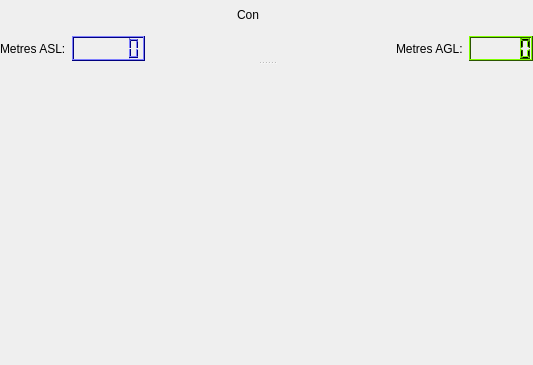
     <widget class="QSplitter" name="splitter">
      <property name="orientation">
       <enum>Qt::Vertical</enum>
      </property>
      <widget class="QWidget" name="layoutWidget">
       <layout class="QVBoxLayout" name="verticalLayout">
        <item>
         <layout class="QHBoxLayout" name="horizontalLayout_2">
          <item>
           <spacer name="horizontalSpacer_4">
            <property name="maximumSize">
             <size>
              <width>16777215</width>
              <height>25</height>
             </size>
            </property>
            <property name="orientation">
             <enum>Qt::Horizontal</enum>
            </property>
            <property name="sizeHint" stdset="0">
             <size>
              <width>174</width>
              <height>13</height>
             </size>
            </property>
           </spacer>
          </item>
          <item>
           <layout class="QHBoxLayout" name="Layout_connection">
            <item>
             <widget class="QLabel" name="Text_Condition">
              <property name="maximumSize">
               <size>
                <width>16777215</width>
                <height>30</height>
               </size>
              </property>
              <property name="text">
               <string>Con</string>
              </property>
             </widget>
            </item>
            <item>
             <widget class="QConditionWidget" name="Connection_Cond" native="true">
              <property name="minimumSize">
               <size>
                <width>30</width>
                <height>30</height>
               </size>
              </property>
              <property name="maximumSize">
               <size>
                <width>30</width>
                <height>30</height>
               </size>
              </property>
             </widget>
            </item>
           </layout>
          </item>
          <item>
           <spacer name="horizontalSpacer_5">
            <property name="maximumSize">
             <size>
              <width>16777215</width>
              <height>25</height>
             </size>
            </property>
            <property name="orientation">
             <enum>Qt::Horizontal</enum>
            </property>
            <property name="sizeHint" stdset="0">
             <size>
              <width>174</width>
              <height>13</height>
             </size>
            </property>
           </spacer>
          </item>
         </layout>
        </item>
        <item>
         <layout class="QHBoxLayout" name="horizontalLayout_3">
          <item>
           <spacer name="horizontalSpacer_6">
            <property name="orientation">
             <enum>Qt::Horizontal</enum>
            </property>
            <property name="sizeHint" stdset="0">
             <size>
              <width>37</width>
              <height>13</height>
             </size>
            </property>
           </spacer>
          </item>
          <item>
           <widget class="QLabel" name="Text_ASL">
            <property name="maximumSize">
             <size>
              <width>16777215</width>
              <height>25</height>
             </size>
            </property>
            <property name="text">
             <string>Metres ASL:</string>
            </property>
           </widget>
          </item>
          <item>
           <widget class="QLCDNumber" name="LCD_ASL">
            <property name="maximumSize">
             <size>
              <width>16777215</width>
              <height>25</height>
             </size>
            </property>
            <property name="palette">
             <palette>
              <active>
               <colorrole role="WindowText">
                <brush brushstyle="SolidPattern">
                 <color alpha="255">
                  <red>0</red>
                  <green>0</green>
                  <blue>0</blue>
                 </color>
                </brush>
               </colorrole>
               <colorrole role="Button">
                <brush brushstyle="SolidPattern">
                 <color alpha="255">
                  <red>0</red>
                  <green>0</green>
                  <blue>255</blue>
                 </color>
                </brush>
               </colorrole>
               <colorrole role="Light">
                <brush brushstyle="SolidPattern">
                 <color alpha="255">
                  <red>127</red>
                  <green>127</green>
                  <blue>255</blue>
                 </color>
                </brush>
               </colorrole>
               <colorrole role="Midlight">
                <brush brushstyle="SolidPattern">
                 <color alpha="255">
                  <red>63</red>
                  <green>63</green>
                  <blue>255</blue>
                 </color>
                </brush>
               </colorrole>
               <colorrole role="Dark">
                <brush brushstyle="SolidPattern">
                 <color alpha="255">
                  <red>0</red>
                  <green>0</green>
                  <blue>127</blue>
                 </color>
                </brush>
               </colorrole>
               <colorrole role="Mid">
                <brush brushstyle="SolidPattern">
                 <color alpha="255">
                  <red>0</red>
                  <green>0</green>
                  <blue>170</blue>
                 </color>
                </brush>
               </colorrole>
               <colorrole role="Text">
                <brush brushstyle="SolidPattern">
                 <color alpha="255">
                  <red>0</red>
                  <green>0</green>
                  <blue>0</blue>
                 </color>
                </brush>
               </colorrole>
               <colorrole role="BrightText">
                <brush brushstyle="SolidPattern">
                 <color alpha="255">
                  <red>255</red>
                  <green>255</green>
                  <blue>255</blue>
                 </color>
                </brush>
               </colorrole>
               <colorrole role="ButtonText">
                <brush brushstyle="SolidPattern">
                 <color alpha="255">
                  <red>0</red>
                  <green>0</green>
                  <blue>0</blue>
                 </color>
                </brush>
               </colorrole>
               <colorrole role="Base">
                <brush brushstyle="SolidPattern">
                 <color alpha="255">
                  <red>255</red>
                  <green>255</green>
                  <blue>255</blue>
                 </color>
                </brush>
               </colorrole>
               <colorrole role="Window">
                <brush brushstyle="SolidPattern">
                 <color alpha="255">
                  <red>0</red>
                  <green>0</green>
                  <blue>255</blue>
                 </color>
                </brush>
               </colorrole>
               <colorrole role="Shadow">
                <brush brushstyle="SolidPattern">
                 <color alpha="255">
                  <red>0</red>
                  <green>0</green>
                  <blue>0</blue>
                 </color>
                </brush>
               </colorrole>
               <colorrole role="AlternateBase">
                <brush brushstyle="SolidPattern">
                 <color alpha="255">
                  <red>127</red>
                  <green>127</green>
                  <blue>255</blue>
                 </color>
                </brush>
               </colorrole>
               <colorrole role="ToolTipBase">
                <brush brushstyle="SolidPattern">
                 <color alpha="255">
                  <red>255</red>
                  <green>255</green>
                  <blue>220</blue>
                 </color>
                </brush>
               </colorrole>
               <colorrole role="ToolTipText">
                <brush brushstyle="SolidPattern">
                 <color alpha="255">
                  <red>0</red>
                  <green>0</green>
                  <blue>0</blue>
                 </color>
                </brush>
               </colorrole>
              </active>
              <inactive>
               <colorrole role="WindowText">
                <brush brushstyle="SolidPattern">
                 <color alpha="255">
                  <red>0</red>
                  <green>0</green>
                  <blue>0</blue>
                 </color>
                </brush>
               </colorrole>
               <colorrole role="Button">
                <brush brushstyle="SolidPattern">
                 <color alpha="255">
                  <red>0</red>
                  <green>0</green>
                  <blue>255</blue>
                 </color>
                </brush>
               </colorrole>
               <colorrole role="Light">
                <brush brushstyle="SolidPattern">
                 <color alpha="255">
                  <red>127</red>
                  <green>127</green>
                  <blue>255</blue>
                 </color>
                </brush>
               </colorrole>
               <colorrole role="Midlight">
                <brush brushstyle="SolidPattern">
                 <color alpha="255">
                  <red>63</red>
                  <green>63</green>
                  <blue>255</blue>
                 </color>
                </brush>
               </colorrole>
               <colorrole role="Dark">
                <brush brushstyle="SolidPattern">
                 <color alpha="255">
                  <red>0</red>
                  <green>0</green>
                  <blue>127</blue>
                 </color>
                </brush>
               </colorrole>
               <colorrole role="Mid">
                <brush brushstyle="SolidPattern">
                 <color alpha="255">
                  <red>0</red>
                  <green>0</green>
                  <blue>170</blue>
                 </color>
                </brush>
               </colorrole>
               <colorrole role="Text">
                <brush brushstyle="SolidPattern">
                 <color alpha="255">
                  <red>0</red>
                  <green>0</green>
                  <blue>0</blue>
                 </color>
                </brush>
               </colorrole>
               <colorrole role="BrightText">
                <brush brushstyle="SolidPattern">
                 <color alpha="255">
                  <red>255</red>
                  <green>255</green>
                  <blue>255</blue>
                 </color>
                </brush>
               </colorrole>
               <colorrole role="ButtonText">
                <brush brushstyle="SolidPattern">
                 <color alpha="255">
                  <red>0</red>
                  <green>0</green>
                  <blue>0</blue>
                 </color>
                </brush>
               </colorrole>
               <colorrole role="Base">
                <brush brushstyle="SolidPattern">
                 <color alpha="255">
                  <red>255</red>
                  <green>255</green>
                  <blue>255</blue>
                 </color>
                </brush>
               </colorrole>
               <colorrole role="Window">
                <brush brushstyle="SolidPattern">
                 <color alpha="255">
                  <red>0</red>
                  <green>0</green>
                  <blue>255</blue>
                 </color>
                </brush>
               </colorrole>
               <colorrole role="Shadow">
                <brush brushstyle="SolidPattern">
                 <color alpha="255">
                  <red>0</red>
                  <green>0</green>
                  <blue>0</blue>
                 </color>
                </brush>
               </colorrole>
               <colorrole role="AlternateBase">
                <brush brushstyle="SolidPattern">
                 <color alpha="255">
                  <red>127</red>
                  <green>127</green>
                  <blue>255</blue>
                 </color>
                </brush>
               </colorrole>
               <colorrole role="ToolTipBase">
                <brush brushstyle="SolidPattern">
                 <color alpha="255">
                  <red>255</red>
                  <green>255</green>
                  <blue>220</blue>
                 </color>
                </brush>
               </colorrole>
               <colorrole role="ToolTipText">
                <brush brushstyle="SolidPattern">
                 <color alpha="255">
                  <red>0</red>
                  <green>0</green>
                  <blue>0</blue>
                 </color>
                </brush>
               </colorrole>
              </inactive>
              <disabled>
               <colorrole role="WindowText">
                <brush brushstyle="SolidPattern">
                 <color alpha="255">
                  <red>0</red>
                  <green>0</green>
                  <blue>127</blue>
                 </color>
                </brush>
               </colorrole>
               <colorrole role="Button">
                <brush brushstyle="SolidPattern">
                 <color alpha="255">
                  <red>0</red>
                  <green>0</green>
                  <blue>255</blue>
                 </color>
                </brush>
               </colorrole>
               <colorrole role="Light">
                <brush brushstyle="SolidPattern">
                 <color alpha="255">
                  <red>127</red>
                  <green>127</green>
                  <blue>255</blue>
                 </color>
                </brush>
               </colorrole>
               <colorrole role="Midlight">
                <brush brushstyle="SolidPattern">
                 <color alpha="255">
                  <red>63</red>
                  <green>63</green>
                  <blue>255</blue>
                 </color>
                </brush>
               </colorrole>
               <colorrole role="Dark">
                <brush brushstyle="SolidPattern">
                 <color alpha="255">
                  <red>0</red>
                  <green>0</green>
                  <blue>127</blue>
                 </color>
                </brush>
               </colorrole>
               <colorrole role="Mid">
                <brush brushstyle="SolidPattern">
                 <color alpha="255">
                  <red>0</red>
                  <green>0</green>
                  <blue>170</blue>
                 </color>
                </brush>
               </colorrole>
               <colorrole role="Text">
                <brush brushstyle="SolidPattern">
                 <color alpha="255">
                  <red>0</red>
                  <green>0</green>
                  <blue>127</blue>
                 </color>
                </brush>
               </colorrole>
               <colorrole role="BrightText">
                <brush brushstyle="SolidPattern">
                 <color alpha="255">
                  <red>255</red>
                  <green>255</green>
                  <blue>255</blue>
                 </color>
                </brush>
               </colorrole>
               <colorrole role="ButtonText">
                <brush brushstyle="SolidPattern">
                 <color alpha="255">
                  <red>0</red>
                  <green>0</green>
                  <blue>127</blue>
                 </color>
                </brush>
               </colorrole>
               <colorrole role="Base">
                <brush brushstyle="SolidPattern">
                 <color alpha="255">
                  <red>0</red>
                  <green>0</green>
                  <blue>255</blue>
                 </color>
                </brush>
               </colorrole>
               <colorrole role="Window">
                <brush brushstyle="SolidPattern">
                 <color alpha="255">
                  <red>0</red>
                  <green>0</green>
                  <blue>255</blue>
                 </color>
                </brush>
               </colorrole>
               <colorrole role="Shadow">
                <brush brushstyle="SolidPattern">
                 <color alpha="255">
                  <red>0</red>
                  <green>0</green>
                  <blue>0</blue>
                 </color>
                </brush>
               </colorrole>
               <colorrole role="AlternateBase">
                <brush brushstyle="SolidPattern">
                 <color alpha="255">
                  <red>0</red>
                  <green>0</green>
                  <blue>255</blue>
                 </color>
                </brush>
               </colorrole>
               <colorrole role="ToolTipBase">
                <brush brushstyle="SolidPattern">
                 <color alpha="255">
                  <red>255</red>
                  <green>255</green>
                  <blue>220</blue>
                 </color>
                </brush>
               </colorrole>
               <colorrole role="ToolTipText">
                <brush brushstyle="SolidPattern">
                 <color alpha="255">
                  <red>0</red>
                  <green>0</green>
                  <blue>0</blue>
                 </color>
                </brush>
               </colorrole>
              </disabled>
             </palette>
            </property>
            <property name="digitCount">
             <number>6</number>
            </property>
           </widget>
          </item>
          <item>
           <spacer name="horizontalSpacer">
            <property name="maximumSize">
             <size>
              <width>16777215</width>
              <height>25</height>
             </size>
            </property>
            <property name="orientation">
             <enum>Qt::Horizontal</enum>
            </property>
            <property name="sizeHint" stdset="0">
             <size>
              <width>37</width>
              <height>13</height>
             </size>
            </property>
           </spacer>
          </item>
          <item>
           <widget class="QLabel" name="Text_AGL">
            <property name="maximumSize">
             <size>
              <width>16777215</width>
              <height>25</height>
             </size>
            </property>
            <property name="text">
             <string>Metres AGL:</string>
            </property>
           </widget>
          </item>
          <item>
           <widget class="QLCDNumber" name="LCD_AGL">
            <property name="maximumSize">
             <size>
              <width>16777215</width>
              <height>25</height>
             </size>
            </property>
            <property name="palette">
             <palette>
              <active>
               <colorrole role="WindowText">
                <brush brushstyle="SolidPattern">
                 <color alpha="255">
                  <red>0</red>
                  <green>0</green>
                  <blue>0</blue>
                 </color>
                </brush>
               </colorrole>
               <colorrole role="Button">
                <brush brushstyle="SolidPattern">
                 <color alpha="255">
                  <red>85</red>
                  <green>170</green>
                  <blue>0</blue>
                 </color>
                </brush>
               </colorrole>
               <colorrole role="Light">
                <brush brushstyle="SolidPattern">
                 <color alpha="255">
                  <red>128</red>
                  <green>255</green>
                  <blue>0</blue>
                 </color>
                </brush>
               </colorrole>
               <colorrole role="Midlight">
                <brush brushstyle="SolidPattern">
                 <color alpha="255">
                  <red>106</red>
                  <green>212</green>
                  <blue>0</blue>
                 </color>
                </brush>
               </colorrole>
               <colorrole role="Dark">
                <brush brushstyle="SolidPattern">
                 <color alpha="255">
                  <red>42</red>
                  <green>85</green>
                  <blue>0</blue>
                 </color>
                </brush>
               </colorrole>
               <colorrole role="Mid">
                <brush brushstyle="SolidPattern">
                 <color alpha="255">
                  <red>56</red>
                  <green>113</green>
                  <blue>0</blue>
                 </color>
                </brush>
               </colorrole>
               <colorrole role="Text">
                <brush brushstyle="SolidPattern">
                 <color alpha="255">
                  <red>0</red>
                  <green>0</green>
                  <blue>0</blue>
                 </color>
                </brush>
               </colorrole>
               <colorrole role="BrightText">
                <brush brushstyle="SolidPattern">
                 <color alpha="255">
                  <red>255</red>
                  <green>255</green>
                  <blue>255</blue>
                 </color>
                </brush>
               </colorrole>
               <colorrole role="ButtonText">
                <brush brushstyle="SolidPattern">
                 <color alpha="255">
                  <red>0</red>
                  <green>0</green>
                  <blue>0</blue>
                 </color>
                </brush>
               </colorrole>
               <colorrole role="Base">
                <brush brushstyle="SolidPattern">
                 <color alpha="255">
                  <red>255</red>
                  <green>255</green>
                  <blue>255</blue>
                 </color>
                </brush>
               </colorrole>
               <colorrole role="Window">
                <brush brushstyle="SolidPattern">
                 <color alpha="255">
                  <red>85</red>
                  <green>170</green>
                  <blue>0</blue>
                 </color>
                </brush>
               </colorrole>
               <colorrole role="Shadow">
                <brush brushstyle="SolidPattern">
                 <color alpha="255">
                  <red>0</red>
                  <green>0</green>
                  <blue>0</blue>
                 </color>
                </brush>
               </colorrole>
               <colorrole role="AlternateBase">
                <brush brushstyle="SolidPattern">
                 <color alpha="255">
                  <red>170</red>
                  <green>212</green>
                  <blue>127</blue>
                 </color>
                </brush>
               </colorrole>
               <colorrole role="ToolTipBase">
                <brush brushstyle="SolidPattern">
                 <color alpha="255">
                  <red>255</red>
                  <green>255</green>
                  <blue>220</blue>
                 </color>
                </brush>
               </colorrole>
               <colorrole role="ToolTipText">
                <brush brushstyle="SolidPattern">
                 <color alpha="255">
                  <red>0</red>
                  <green>0</green>
                  <blue>0</blue>
                 </color>
                </brush>
               </colorrole>
              </active>
              <inactive>
               <colorrole role="WindowText">
                <brush brushstyle="SolidPattern">
                 <color alpha="255">
                  <red>0</red>
                  <green>0</green>
                  <blue>0</blue>
                 </color>
                </brush>
               </colorrole>
               <colorrole role="Button">
                <brush brushstyle="SolidPattern">
                 <color alpha="255">
                  <red>85</red>
                  <green>170</green>
                  <blue>0</blue>
                 </color>
                </brush>
               </colorrole>
               <colorrole role="Light">
                <brush brushstyle="SolidPattern">
                 <color alpha="255">
                  <red>128</red>
                  <green>255</green>
                  <blue>0</blue>
                 </color>
                </brush>
               </colorrole>
               <colorrole role="Midlight">
                <brush brushstyle="SolidPattern">
                 <color alpha="255">
                  <red>106</red>
                  <green>212</green>
                  <blue>0</blue>
                 </color>
                </brush>
               </colorrole>
               <colorrole role="Dark">
                <brush brushstyle="SolidPattern">
                 <color alpha="255">
                  <red>42</red>
                  <green>85</green>
                  <blue>0</blue>
                 </color>
                </brush>
               </colorrole>
               <colorrole role="Mid">
                <brush brushstyle="SolidPattern">
                 <color alpha="255">
                  <red>56</red>
                  <green>113</green>
                  <blue>0</blue>
                 </color>
                </brush>
               </colorrole>
               <colorrole role="Text">
                <brush brushstyle="SolidPattern">
                 <color alpha="255">
                  <red>0</red>
                  <green>0</green>
                  <blue>0</blue>
                 </color>
                </brush>
               </colorrole>
               <colorrole role="BrightText">
                <brush brushstyle="SolidPattern">
                 <color alpha="255">
                  <red>255</red>
                  <green>255</green>
                  <blue>255</blue>
                 </color>
                </brush>
               </colorrole>
               <colorrole role="ButtonText">
                <brush brushstyle="SolidPattern">
                 <color alpha="255">
                  <red>0</red>
                  <green>0</green>
                  <blue>0</blue>
                 </color>
                </brush>
               </colorrole>
               <colorrole role="Base">
                <brush brushstyle="SolidPattern">
                 <color alpha="255">
                  <red>255</red>
                  <green>255</green>
                  <blue>255</blue>
                 </color>
                </brush>
               </colorrole>
               <colorrole role="Window">
                <brush brushstyle="SolidPattern">
                 <color alpha="255">
                  <red>85</red>
                  <green>170</green>
                  <blue>0</blue>
                 </color>
                </brush>
               </colorrole>
               <colorrole role="Shadow">
                <brush brushstyle="SolidPattern">
                 <color alpha="255">
                  <red>0</red>
                  <green>0</green>
                  <blue>0</blue>
                 </color>
                </brush>
               </colorrole>
               <colorrole role="AlternateBase">
                <brush brushstyle="SolidPattern">
                 <color alpha="255">
                  <red>170</red>
                  <green>212</green>
                  <blue>127</blue>
                 </color>
                </brush>
               </colorrole>
               <colorrole role="ToolTipBase">
                <brush brushstyle="SolidPattern">
                 <color alpha="255">
                  <red>255</red>
                  <green>255</green>
                  <blue>220</blue>
                 </color>
                </brush>
               </colorrole>
               <colorrole role="ToolTipText">
                <brush brushstyle="SolidPattern">
                 <color alpha="255">
                  <red>0</red>
                  <green>0</green>
                  <blue>0</blue>
                 </color>
                </brush>
               </colorrole>
              </inactive>
              <disabled>
               <colorrole role="WindowText">
                <brush brushstyle="SolidPattern">
                 <color alpha="255">
                  <red>42</red>
                  <green>85</green>
                  <blue>0</blue>
                 </color>
                </brush>
               </colorrole>
               <colorrole role="Button">
                <brush brushstyle="SolidPattern">
                 <color alpha="255">
                  <red>85</red>
                  <green>170</green>
                  <blue>0</blue>
                 </color>
                </brush>
               </colorrole>
               <colorrole role="Light">
                <brush brushstyle="SolidPattern">
                 <color alpha="255">
                  <red>128</red>
                  <green>255</green>
                  <blue>0</blue>
                 </color>
                </brush>
               </colorrole>
               <colorrole role="Midlight">
                <brush brushstyle="SolidPattern">
                 <color alpha="255">
                  <red>106</red>
                  <green>212</green>
                  <blue>0</blue>
                 </color>
                </brush>
               </colorrole>
               <colorrole role="Dark">
                <brush brushstyle="SolidPattern">
                 <color alpha="255">
                  <red>42</red>
                  <green>85</green>
                  <blue>0</blue>
                 </color>
                </brush>
               </colorrole>
               <colorrole role="Mid">
                <brush brushstyle="SolidPattern">
                 <color alpha="255">
                  <red>56</red>
                  <green>113</green>
                  <blue>0</blue>
                 </color>
                </brush>
               </colorrole>
               <colorrole role="Text">
                <brush brushstyle="SolidPattern">
                 <color alpha="255">
                  <red>42</red>
                  <green>85</green>
                  <blue>0</blue>
                 </color>
                </brush>
               </colorrole>
               <colorrole role="BrightText">
                <brush brushstyle="SolidPattern">
                 <color alpha="255">
                  <red>255</red>
                  <green>255</green>
                  <blue>255</blue>
                 </color>
                </brush>
               </colorrole>
               <colorrole role="ButtonText">
                <brush brushstyle="SolidPattern">
                 <color alpha="255">
                  <red>42</red>
                  <green>85</green>
                  <blue>0</blue>
                 </color>
                </brush>
               </colorrole>
               <colorrole role="Base">
                <brush brushstyle="SolidPattern">
                 <color alpha="255">
                  <red>85</red>
                  <green>170</green>
                  <blue>0</blue>
                 </color>
                </brush>
               </colorrole>
               <colorrole role="Window">
                <brush brushstyle="SolidPattern">
                 <color alpha="255">
                  <red>85</red>
                  <green>170</green>
                  <blue>0</blue>
                 </color>
                </brush>
               </colorrole>
               <colorrole role="Shadow">
                <brush brushstyle="SolidPattern">
                 <color alpha="255">
                  <red>0</red>
                  <green>0</green>
                  <blue>0</blue>
                 </color>
                </brush>
               </colorrole>
               <colorrole role="AlternateBase">
                <brush brushstyle="SolidPattern">
                 <color alpha="255">
                  <red>85</red>
                  <green>170</green>
                  <blue>0</blue>
                 </color>
                </brush>
               </colorrole>
               <colorrole role="ToolTipBase">
                <brush brushstyle="SolidPattern">
                 <color alpha="255">
                  <red>255</red>
                  <green>255</green>
                  <blue>220</blue>
                 </color>
                </brush>
               </colorrole>
               <colorrole role="ToolTipText">
                <brush brushstyle="SolidPattern">
                 <color alpha="255">
                  <red>0</red>
                  <green>0</green>
                  <blue>0</blue>
                 </color>
                </brush>
               </colorrole>
              </disabled>
             </palette>
            </property>
           </widget>
          </item>
          <item>
           <spacer name="horizontalSpacer_7">
            <property name="orientation">
             <enum>Qt::Horizontal</enum>
            </property>
            <property name="sizeHint" stdset="0">
             <size>
              <width>37</width>
              <height>13</height>
             </size>
            </property>
           </spacer>
          </item>
         </layout>
        </item>
       </layout>
      </widget>
      <widget class="QCustomPlot" name="Widget_AXL" native="true">
       <property name="minimumSize">
        <size>
         <width>0</width>
         <height>300</height>
        </size>
       </property>
       <layout class="QVBoxLayout" name="verticalLayout_2"/>
      </widget>
     </widget>
